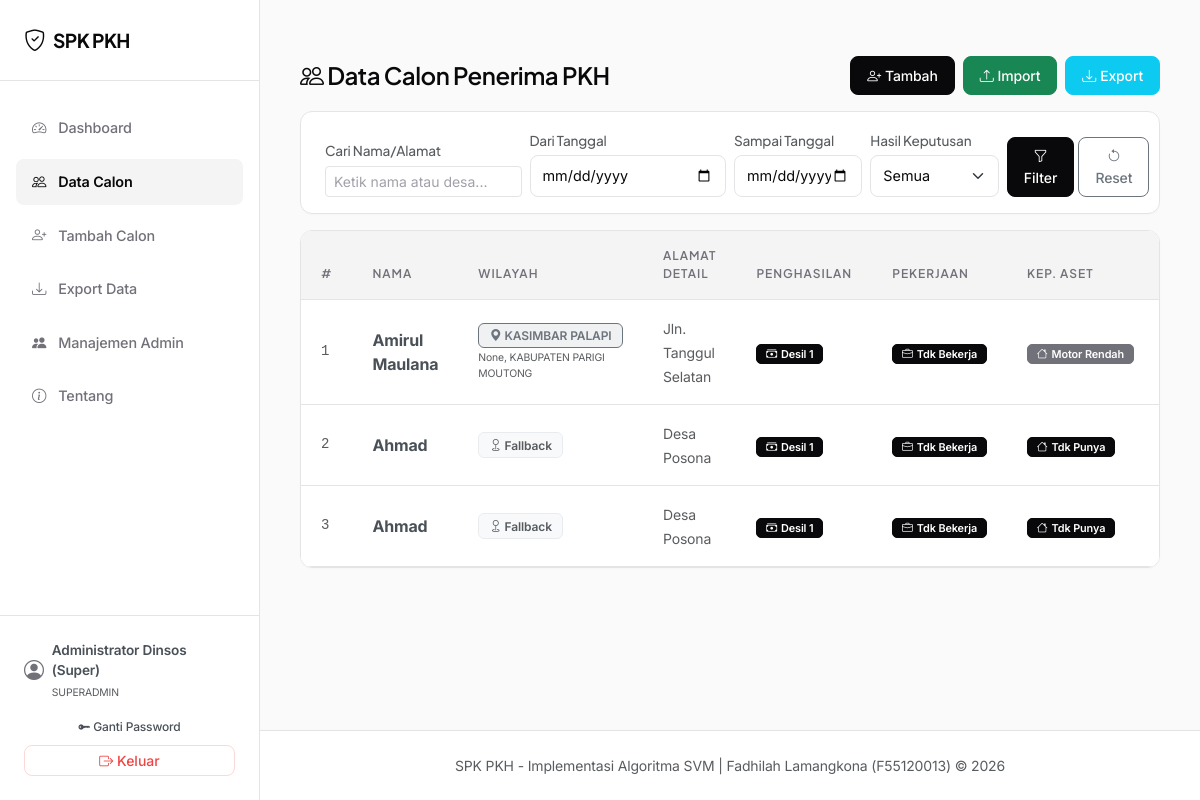
The page /calon (signed in) on the database its author committed.
### models_db.py (models this page shows, shortened)
class User(db.Model):
    __tablename__ = 'users'
    id = db.Column(db.Integer, primary_key=True)
    username = db.Column(db.String(50), unique=True, nullable=False)
    password_hash = db.Column(db.String(255), nullable=False)
    nama_lengkap = db.Column(db.String(100), nullable=False)
    role = db.Column(db.String(20), nullable=False, default='admin')  # 'superadmin' atau 'admin'
    created_at = db.Column(db.DateTime, default=lambda: datetime.now(timezone.utc))

class CalonPenerima(db.Model):
    __tablename__ = 'calon_penerima'
    id = db.Column(db.Integer, primary_key=True)
    nama = db.Column(db.String(100), nullable=False)
    alamat = db.Column(db.Text, nullable=False)
    provinsi = db.Column(db.String(100), nullable=True)
    kabupaten = db.Column(db.String(100), nullable=True)
    kecamatan = db.Column(db.String(100), nullable=True)
    desa_kelurahan = db.Column(db.String(100), nullable=True)
    penghasilan = db.Column(db.String(100), nullable=False)  # Kategori Desil (teks)
    pekerjaan = db.Column(db.String(100), nullable=False)    # Pekerjaan (teks)
    kepemilikan_aset = db.Column(db.String(100), nullable=False) # Aset (teks)
    ibu_hamil = db.Column(db.Boolean, default=False)
    anak_usia_dini = db.Column(db.Boolean, default=False)
    anak_sekolah = db.Column(db.Boolean, default=False)
    disabilitas = db.Column(db.Boolean, default=False)
    lansia = db.Column(db.Boolean, default=False)
    created_at = db.Column(db.DateTime, default=lambda: datetime.now(timezone.utc))
    skor_penghasilan = db.Column(db.Integer, nullable=False)
    skor_pekerjaan = db.Column(db.Integer, nullable=False)
    skor_kepemilikan_aset = db.Column(db.Integer, nullable=False)
    skor_ibu_hamil = db.Column(db.Integer, nullable=False, default=0)
    skor_anak_usia_dini = db.Column(db.Integer, nullable=False, default=0)
    skor_anak_sekolah = db.Column(db.Integer, nullable=False, default=0)
    skor_disabilitas = db.Column(db.Integer, nullable=False, default=0)
    skor_lansia = db.Column(db.Integer, nullable=False, default=0)
    hasil = db.relationship('HasilKeputusan', backref='calon', uselist=False, lazy=True)

### routes/calon.py (the view, shortened to what this page needs)
@calon_bp.route('/calon')
@login_required
def daftar_calon():
    page = request.args.get('page', 1, type=int)
    q = request.args.get('q', '', type=str)
    date_from = request.args.get('date_from', '', type=str)
    date_to = request.args.get('date_to', '', type=str)
    hasil_filter = request.args.get('hasil_filter', '', type=str)
    query = CalonPenerima.query
    if q:
        query = query.filter(
            (CalonPenerima.nama.like(f"%{q}%"))
            | (CalonPenerima.alamat.like(f"%{q}%"))
        )
    if date_from:
        try:
            dt_from = datetime.strptime(date_from, '%Y-%m-%d').replace(tzinfo=timezone.utc)
            query = query.filter(CalonPenerima.created_at >= dt_from)
        except (ValueError, TypeError):
            pass
    if hasil_filter:
        if hasil_filter == 'layak':
            query = query.join(HasilKeputusan).filter(HasilKeputusan.hasil_prediksi == True)
        elif hasil_filter == 'tidak_layak':
            query = query.join(HasilKeputusan).filter(HasilKeputusan.hasil_prediksi == False)
    pagination = query.order_by(
        CalonPenerima.id.asc()
    ).paginate(page=page, per_page=10, error_out=False)
    calon_list = pagination.items
    hasil_map = {}
    for h in HasilKeputusan.query.all():
        hasil_map[h.id_calon] = h
    return render_template('calon/list.html',
                           calon_list=calon_list,
                           hasil_map=hasil_map,
                           pagination=pagination,
                           q=q,
                           date_from=date_from,
                           date_to=date_to,
                           hasil_filter=hasil_filter,
                           penghasilan_skor=PENGHASILAN_MAPPING,
                           pekerjaan_skor=PEKERJAAN_MAPPING,
                           aset_skor=ASET_MAPPING,
                           label_singkat=LABEL_SINGKAT)

### core/auth.py (called while the page is built)
def login_required(f):
    @wraps(f)
    def decorated_function(*args, **kwargs):
        if 'user_id' not in session:
            flash('Silakan login terlebih dahulu untuk mengakses sistem.', 'warning')
            return redirect(url_for('auth.login'))
        return f(*args, **kwargs)
    return decorated_function

def inject_user():
    if 'user_id' in session:
        user = User.query.get(session['user_id'])
        return dict(current_user=user)
    return dict(current_user=None)

def generate_csrf_token():
    if '_csrf_token' not in session:
        session['_csrf_token'] = secrets.token_hex(32)
    return session['_csrf_token']

def inject_csrf():
    return dict(csrf_token=generate_csrf_token())

### templates/calon/list.html (shortened to what this page needs)
{% extends 'base.html' %}
{% block content %}
<div class="stagger-container">
    <div class="d-flex flex-column flex-md-row justify-content-between align-items-md-center gap-3 mb-3">
        <h4 class="mb-0"><i class="bi bi-people"></i> Data Calon Penerima PKH</h4>
        <div class="d-flex gap-2">
            <a href="{{ url_for('calon.tambah_calon') }}" class="btn btn-primary btn-sm d-flex align-items-center gap-1">
                <i class="bi bi-person-plus"></i> Tambah
            </a>
            <a href="{{ url_for('calon.import_calon') }}" class="btn btn-success btn-sm d-flex align-items-center gap-1">
                <i class="bi bi-upload"></i> Import
            </a>
            <a href="{{ url_for('calon.export_calon') }}" class="btn btn-info btn-sm d-flex align-items-center gap-1 text-white">
                <i class="bi bi-download"></i> Export
            </a>
        </div>
    </div>
    <div class="card mb-3">
        <div class="card-body py-3">
            <form method="GET" action="{{ url_for('calon.daftar_calon') }}" class="row g-2 align-items-end">
                <div class="col-md-3">
                    <label class="form-label small text-muted mb-1">Cari Nama/Alamat</label>
                    <div class="input-group input-group-sm">
                        <input type="text" name="q" class="form-control" placeholder="Ketik nama atau desa..." value="{{ q or '' }}">
                    </div>
                </div>
                <div class="col-md-3">
                    <label class="form-label small text-muted mb-1">Dari Tanggal</label>
                    <input type="date" name="date_from" class="form-control form-control-sm" value="{{ date_from or '' }}">
                </div>
                <div class="col-md-2">
                    <label class="form-label small text-muted mb-1">Sampai Tanggal</label>
                    <input type="date" name="date_to" class="form-control form-control-sm" value="{{ date_to or '' }}">
                </div>
                <div class="col-md-2">
                    <label class="form-label small text-muted mb-1">Hasil Keputusan</label>
                    <select name="hasil_filter" class="form-select form-select-sm">
                        <option value="">Semua</option>
                    </select>
                </div>
                <div class="col-md-2 d-flex gap-1">
                    <button type="submit" class="btn btn-primary btn-sm flex-fill">
                        <i class="bi bi-funnel"></i> Filter
                    </button>
                    <a href="{{ url_for('calon.daftar_calon') }}" class="btn btn-outline-secondary btn-sm flex-fill">
                        <i class="bi bi-arrow-counterclockwise"></i> Reset
                    </a>
                </div>
            </form>
        </div>
    </div>
    {% if calon_list %}
    <div class="card">
        <div class="card-body p-0">
            <div class="table-responsive border-0 rounded-0">
                <table class="table table-hover mb-0">
                    <thead>
                        <tr>
                            <th>#</th>
                            <th>Nama</th>
                            <th>Wilayah</th>
                            <th>Alamat Detail</th>
                            <th>Penghasilan</th>
                            <th>Pekerjaan</th>
                            <th>Kep. Aset</th>
                            <th>Keputusan</th>
                        </tr>
                    </thead>
                    <tbody>
                        {% for c in calon_list %}
                        <tr>
                            <td class="font-monospace text-muted small">{{ c.id }}</td>
                            <td><strong class="text-dark-emphasis">{{ c.nama }}</strong></td>
                            <td>
                                {% if c.desa_kelurahan %}
                                <span class="badge bg-secondary bg-opacity-10 text-secondary border border-secondary border-opacity-20 small" title="{{ c.desa_kelurahan }}, {{ c.kecamatan }}, {{ c.kabupaten }}, {{ c.provinsi }}">
                                    <i class="bi bi-geo-alt-fill"></i> {{ c.desa_kelurahan }}
                                </span>
                                <div class="text-muted" style="font-size: 0.65rem; margin-top: 2px;">{{ c.kecamatan }}, {{ c.kabupaten }}</div>
                                {% else %}
                                <span class="badge bg-light text-muted border border-light-subtle small" title="Data wilayah kosong, fallback ke alamat">
                                    <i class="bi bi-geo"></i> Fallback
                                </span>
                                {% endif %}
                            </td>
                            <td><span class="text-muted small">{{ c.alamat[:25] }}{% if c.alamat|length > 25 %}...{% endif %}</span></td>
                            <td>
                                <span class="badge badge-cat badge-cat-severity-{{ penghasilan_skor.get(c.penghasilan, 3) }}" title="{{ c.penghasilan }}">
                                    <i class="bi bi-cash-stack"></i> {{ label_singkat.get(c.penghasilan, c.penghasilan) }}
                                </span>
                            </td>
                            <td>
                                <span class="badge badge-cat badge-cat-severity-{{ pekerjaan_skor.get(c.pekerjaan, 3) }}" title="{{ c.pekerjaan }}">
                                    <i class="bi bi-briefcase"></i> {{ label_singkat.get(c.pekerjaan, c.pekerjaan) }}
                                </span>
                            </td>
                            <td>
                                <span class="badge badge-cat badge-cat-severity-{{ aset_skor.get(c.kepemilikan_aset, 3) }}" title="{{ c.kepemilikan_aset }}">
                                    <i class="bi bi-house"></i> {{ label_singkat.get(c.kepemilikan_aset, c.kepemilikan_aset) }}
                                </span>
                            </td>
                            <td>
                            </td>
                        </tr>
                        {% endfor %}
                    </tbody>
                </table>
            </div>
        </div>
    </div>
    {% endif %}
</div>
{% endblock %}

### templates/base.html (shortened to what this page needs)
<!DOCTYPE html>
<html lang="id" data-bs-theme="light">
<head>
    <link href="https://cdn.jsdelivr.net/npm/bootstrap@5.3.3/dist/css/bootstrap.min.css" rel="stylesheet">
    <link rel="stylesheet" href="https://cdn.jsdelivr.net/npm/bootstrap-icons@1.11.3/font/bootstrap-icons.min.css">
    <link rel="stylesheet" href="{{ url_for('static', filename='css/style.css') }}">
</head>
<body>
    {% if current_user %}
    <div class="app-container">
        <aside class="sidebar-panel" id="sidebarPanel">
            <div class="sidebar-header">
                <a class="sidebar-brand" href="{{ url_for('dashboard.index') }}">
                    <i class="bi bi-shield-check"></i> SPK PKH
                </a>
            </div>
            <ul class="sidebar-menu">
                <li>
                    <a class="sidebar-link {% if request.endpoint == 'dashboard.index' %}active{% endif %}" href="{{ url_for('dashboard.index') }}">
                        <i class="bi bi-speedometer2"></i> Dashboard
                    </a>
                </li>
                <li>
                    <a class="sidebar-link {% if request.endpoint in ('calon.daftar_calon', 'calon.edit_calon', 'calon.prediksi_ulang', 'calon.export_calon') %}active{% endif %}" href="{{ url_for('calon.daftar_calon') }}">
                        <i class="bi bi-people"></i> Data Calon
                    </a>
                </li>
                <li>
                    <a class="sidebar-link {% if request.endpoint in ('calon.tambah_calon', 'calon.import_calon') %}active{% endif %}" href="{{ url_for('calon.tambah_calon') }}">
                        <i class="bi bi-person-plus"></i> Tambah Calon
                    </a>
                </li>
                <li>
                    <a class="sidebar-link {% if request.endpoint == 'calon.export_calon' %}active{% endif %}" href="{{ url_for('calon.export_calon') }}">
                        <i class="bi bi-download"></i> Export Data
                    </a>
                </li>
                {% if current_user.role == 'superadmin' %}
                <li>
                    <a class="sidebar-link {% if request.endpoint in ('admin.list_users', 'admin.tambah_user') %}active{% endif %}" href="{{ url_for('admin.list_users') }}">
                        <i class="bi bi-people-fill"></i> Manajemen Admin
                    </a>
                </li>
                {% endif %}
                <li>
                    <a class="sidebar-link {% if request.endpoint == 'about.index' %}active{% endif %}" href="{{ url_for('about.index') }}">
                        <i class="bi bi-info-circle"></i> Tentang
                    </a>
                </li>
            </ul>
            <div class="sidebar-footer">
                <div class="sidebar-user">
                    <i class="bi bi-person-circle fs-5"></i>
                    <div>
                        <div class="fw-semibold text-dark-emphasis">{{ current_user.nama_lengkap }}</div>
                        <small class="text-muted text-uppercase" style="font-size: 0.65rem;">
                            {{ 'Superadmin' if current_user.role == 'superadmin' else 'Admin Pendamping' }}
                        </small>
                    </div>
                </div>
                <div class="d-flex flex-column gap-1 w-100">
                    <a href="{{ url_for('auth.change_password') }}" class="btn btn-outline-secondary w-100 btn-sm py-1 border-light border-opacity-10 text-dark-emphasis" style="font-size: 0.75rem;">
                        <i class="bi bi-key-fill"></i> Ganti Password
                    </a>
                    <form method="POST" action="{{ url_for('auth.logout') }}" class="w-100">
                        <button type="submit" class="btn btn-outline-danger w-100 btn-sm py-1">
                            <i class="bi bi-box-arrow-right"></i> Keluar
                        </button>
                    </form>
                </div>
            </div>
        </aside>
        <div class="content-wrapper">
            <main class="main-content">
                {% block content %}{% endblock %}
            </main>
            <footer class="footer">
                <div class="container-fluid text-center text-muted small">
                    SPK PKH - Implementasi Algoritma SVM |
                    Fadhilah Lamangkona (F55120013) &copy; 2026
                </div>
            </footer>
        </div>
    </div>
    {% endif %}
</body>
</html>

### rows shown on the page
User: nama_lengkap "Administrator Dinsos (Super)", role "SUPERADMIN"
CalonPenerima: id "1", nama "Amirul Maulana", desa_kelurahan "KASIMBAR PALAPI", kecamatan "None", kabupaten "KABUPATEN PARIGI MOUTONG", alamat "Jln. Tanggul Selatan", get "Desil 1", get "Tdk Bekerja", get "Motor Rendah"
CalonPenerima: id "2", nama "Ahmad", shows "Fallback", alamat "Desa Posona", get "Desil 1", get "Tdk Bekerja", get "Tdk Punya"
CalonPenerima: id "3", nama "Ahmad", shows "Fallback", alamat "Desa Posona", get "Desil 1", get "Tdk Bekerja", get "Tdk Punya"
